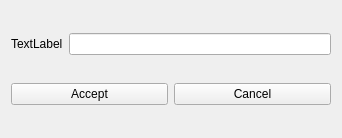
<?xml version="1.0" encoding="UTF-8"?>
<ui version="4.0">
 <class>EditWidget_Form</class>
 <widget class="QWidget" name="EditWidget_Form">
  <property name="geometry">
   <rect>
    <x>0</x>
    <y>0</y>
    <width>342</width>
    <height>138</height>
   </rect>
  </property>
  <property name="minimumSize">
   <size>
    <width>200</width>
    <height>50</height>
   </size>
  </property>
  <property name="windowTitle">
   <string>Form</string>
  </property>
  <layout class="QHBoxLayout" name="horizontalLayout">
   <item>
    <layout class="QVBoxLayout" name="verticalLayout">
     <item>
      <layout class="QHBoxLayout" name="upHorLayout">
       <item>
        <widget class="QLabel" name="label">
         <property name="text">
          <string>TextLabel</string>
         </property>
        </widget>
       </item>
       <item>
        <widget class="QLineEdit" name="lineEdit"/>
       </item>
      </layout>
     </item>
     <item>
      <layout class="QHBoxLayout" name="downHorLayout">
       <item>
        <widget class="QPushButton" name="btnAccept">
         <property name="text">
          <string>Accept</string>
         </property>
        </widget>
       </item>
       <item>
        <widget class="QPushButton" name="btnCancel">
         <property name="text">
          <string>Cancel</string>
         </property>
        </widget>
       </item>
      </layout>
     </item>
    </layout>
   </item>
  </layout>
 </widget>
 <resources/>
 <connections/>
</ui>
